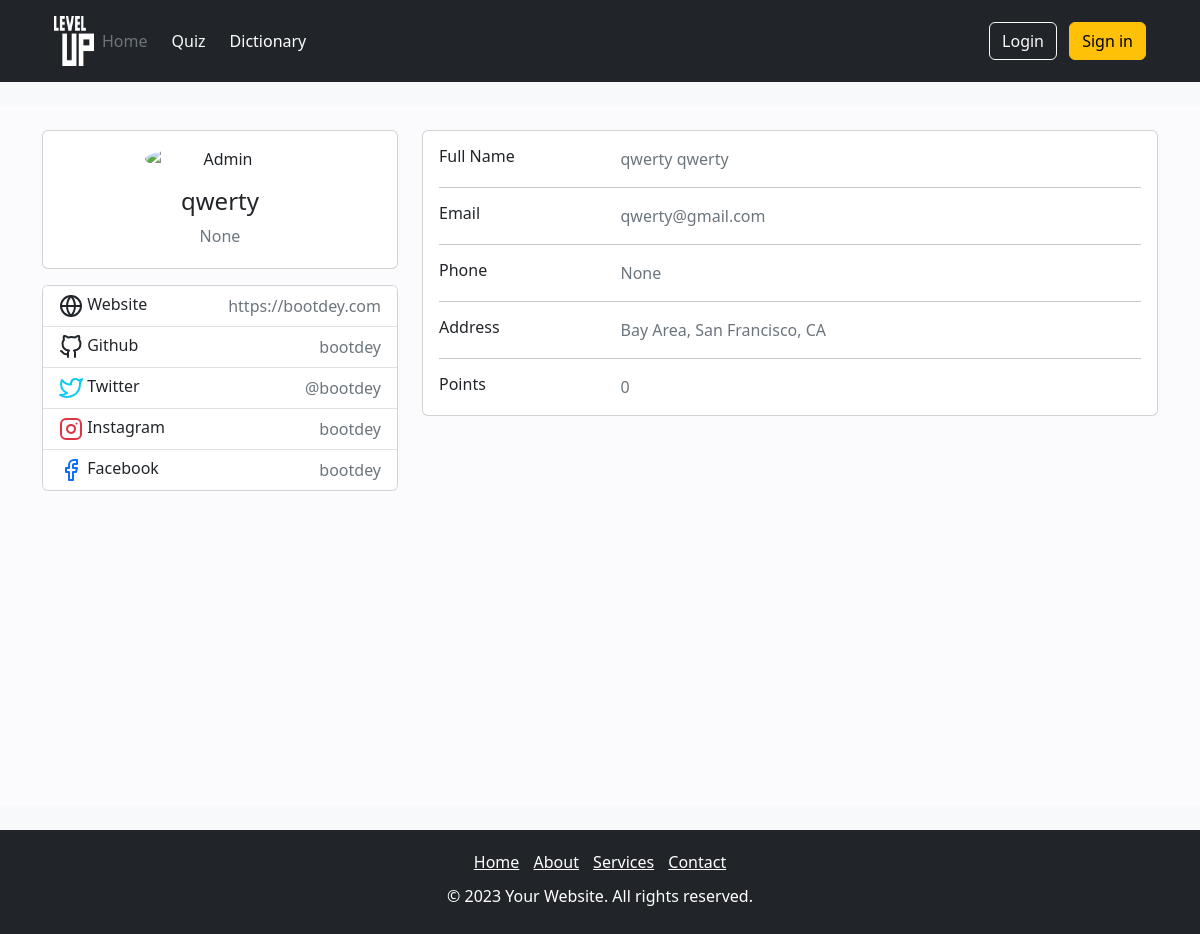
The app's page /profile/2/ with its own data.
### quiz_app/models.py (models this page shows, shortened)
class Profile(models.Model):
    user = models.OneToOneField(User, on_delete=models.CASCADE, verbose_name='User')
    photo = models.ImageField(upload_to='profiles/', blank=True, null=True, verbose_name='Photo')
    phone_number = models.CharField(max_length=30, blank=True, null=True, verbose_name='Phone number')
    about_user = models.CharField(max_length=100, blank=True, null=True, verbose_name='About user')
    points = models.IntegerField(default=0, null=True)
    modified_at = models.DateTimeField(auto_now=True)
    def get_photo_user(self):
        try:
            return self.photo.url
        except:
            return 'https://thunderbird-mozilla.ru/images/big-images/kak-dobavit-uchetnuyu-zapis-v-mozilla-thunderbird/kak-dobavit-uchetnuyu-zapis-v-mozilla-thunderbird.jpg'

### quiz_app/views.py (the view)
# urls.py: path('profile/<int:pk>/', profile_view, name='profile'),
def profile_view(request, pk):
    profile = Profile.objects.get(user_id=pk)
    categories = Category.objects.all()
    context = {
        'title': f'Profile: {request.user.username}',
        'profile': profile,
        'categories': categories,
    }
    return render(request, 'quiz_app/profile.html', context)

### quiz_app/templates/quiz_app/profile.html (shortened to what this page needs)
{% extends 'base.html' %}
{% block main %}
<div class="container mt-4">
    <div class="main-body">
        <div class="row gutters-sm">
            <div class="col-md-4 mb-3">
                <div class="card">
                    <div class="card-body">
                        <div class="d-flex flex-column align-items-center text-center">
                            <img src="{{ profile.get_photo_user }}" alt="Admin" class="rounded-circle" width="150">
                            <div class="mt-3">
                                <h4>{{ profile.user.username }}</h4>
                                <p class="text-secondary mb-1">{{ profile.about_user }}</p>
                            </div>
                        </div>
                    </div>
                </div>
                <div class="card mt-3">
                    <ul class="list-group list-group-flush">
                        <li class="list-group-item d-flex justify-content-between align-items-center flex-wrap">
                            <h6 class="mb-0">
                                Website
                            </h6>
                            <span class="text-secondary">https://bootdey.com</span>
                        </li>
                        <li class="list-group-item d-flex justify-content-between align-items-center flex-wrap">
                            <h6 class="mb-0">
                                Github
                            </h6>
                            <span class="text-secondary">bootdey</span>
                        </li>
                        <li class="list-group-item d-flex justify-content-between align-items-center flex-wrap">
                            <h6 class="mb-0">
                                Twitter
                            </h6>
                            <span class="text-secondary">@bootdey</span>
                        </li>
                        <li class="list-group-item d-flex justify-content-between align-items-center flex-wrap">
                            <h6 class="mb-0">
                                Instagram
                            </h6>
                            <span class="text-secondary">bootdey</span>
                        </li>
                        <li class="list-group-item d-flex justify-content-between align-items-center flex-wrap">
                            <h6 class="mb-0">
                                Facebook
                            </h6>
                            <span class="text-secondary">bootdey</span>
                        </li>
                    </ul>
                </div>
            </div>
            <div class="col-md-8">
                <div class="card mb-3">
                    <div class="card-body">
                        <div class="row">
                            <div class="col-sm-3">
                                <h6 class="mb-0">Full Name</h6>
                            </div>
                            <div class="col-sm-9 text-secondary">
                                {{ profile.user.first_name }} {{ profile.user.last_name }}
                            </div>
                        </div>
                        <hr>
                        <div class="row">
                            <div class="col-sm-3">
                                <h6 class="mb-0">Email</h6>
                            </div>
                            <div class="col-sm-9 text-secondary">
                                {{ profile.user.email }}
                            </div>
                        </div>
                        <hr>
                        <div class="row">
                            <div class="col-sm-3">
                                <h6 class="mb-0">Phone</h6>
                            </div>
                            <div class="col-sm-9 text-secondary">
                                {{ profile.phone_number }}
                            </div>
                        </div>
                        <hr>
                        <div class="row">
                            <div class="col-sm-3">
                                <h6 class="mb-0">Address</h6>
                            </div>
                            <div class="col-sm-9 text-secondary">
                                Bay Area, San Francisco, CA
                            </div>
                        </div>
                        <hr>
                        <div class="row">
                            <div class="col-sm-3">
                                <h6 class="mb-0">Points</h6>
                            </div>
                            <div class="col-sm-9 text-secondary">
                                {{ profile.points }}
                            </div>
                        </div>
                    </div>
                </div>
            </div>
        </div>
    </div>
</div>
{% endblock main %}

### quiz_app/static/quiz_app/css/style.css (style rules this page uses)
body { margin: 0; padding: 0; display: flex; flex-direction: column; min-height: 100vh; background: #fbfbfd; }

### records on screen
Profile: user.username "qwerty", about_user "None", user.first_name "qwerty", user.last_name "qwerty", user.email "qwerty@gmail.com", phone_number "None", points "0"
